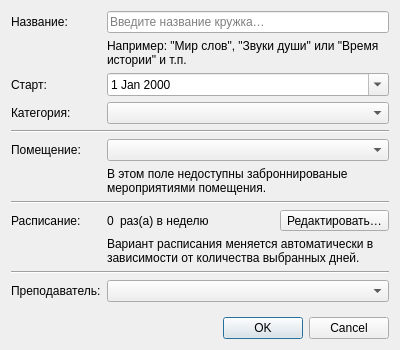
<?xml version="1.0" encoding="UTF-8"?>
<ui version="4.0">
 <class>Dialog</class>
 <widget class="QDialog" name="Dialog">
  <property name="geometry">
   <rect>
    <x>0</x>
    <y>0</y>
    <width>400</width>
    <height>350</height>
   </rect>
  </property>
  <property name="windowTitle">
   <string>Регистрация секции</string>
  </property>
  <layout class="QVBoxLayout" name="verticalLayout">
   <item>
    <layout class="QFormLayout" name="formLayout_2">
     <item row="0" column="0">
      <widget class="QLabel" name="label_5">
       <property name="text">
        <string>Название:</string>
       </property>
      </widget>
     </item>
     <item row="0" column="1">
      <widget class="QLineEdit" name="lineEdit">
       <property name="maxLength">
        <number>256</number>
       </property>
       <property name="placeholderText">
        <string>Введите название кружка…</string>
       </property>
       <property name="clearButtonEnabled">
        <bool>true</bool>
       </property>
      </widget>
     </item>
     <item row="1" column="1">
      <widget class="QLabel" name="label_12">
       <property name="text">
        <string>Например: &quot;Мир слов&quot;, &quot;Звуки души&quot; или &quot;Время истории&quot; и т.п.</string>
       </property>
       <property name="wordWrap">
        <bool>true</bool>
       </property>
      </widget>
     </item>
     <item row="2" column="0">
      <widget class="QLabel" name="label_8">
       <property name="text">
        <string>Старт:</string>
       </property>
      </widget>
     </item>
     <item row="2" column="1">
      <widget class="QDateEdit" name="dateEdit">
       <property name="calendarPopup">
        <bool>true</bool>
       </property>
      </widget>
     </item>
     <item row="3" column="0">
      <widget class="QLabel" name="label_6">
       <property name="text">
        <string>Категория:</string>
       </property>
      </widget>
     </item>
     <item row="3" column="1">
      <widget class="QComboBox" name="comboBox">
       <property name="placeholderText">
        <string>Не выбрано</string>
       </property>
      </widget>
     </item>
     <item row="5" column="0">
      <widget class="QLabel" name="label_11">
       <property name="text">
        <string>Помещение:</string>
       </property>
      </widget>
     </item>
     <item row="5" column="1">
      <widget class="QComboBox" name="comboBox_3">
       <property name="placeholderText">
        <string>Не выбрано</string>
       </property>
      </widget>
     </item>
     <item row="8" column="0">
      <widget class="QLabel" name="label">
       <property name="text">
        <string>Расписание:</string>
       </property>
      </widget>
     </item>
     <item row="8" column="1">
      <layout class="QHBoxLayout" name="horizontalLayout">
       <item>
        <widget class="QLabel" name="label_3">
         <property name="text">
          <string>0</string>
         </property>
        </widget>
       </item>
       <item>
        <widget class="QLabel" name="label_10">
         <property name="text">
          <string>раз(а) в неделю</string>
         </property>
        </widget>
       </item>
       <item>
        <spacer name="horizontalSpacer">
         <property name="orientation">
          <enum>Qt::Horizontal</enum>
         </property>
         <property name="sizeHint" stdset="0">
          <size>
           <width>40</width>
           <height>20</height>
          </size>
         </property>
        </spacer>
       </item>
       <item>
        <widget class="QToolButton" name="toolButton">
         <property name="text">
          <string>Редактировать…</string>
         </property>
        </widget>
       </item>
      </layout>
     </item>
     <item row="9" column="1">
      <widget class="QLabel" name="label_13">
       <property name="text">
        <string>Вариант расписания меняется автоматически в зависимости от количества выбранных дней.</string>
       </property>
       <property name="wordWrap">
        <bool>true</bool>
       </property>
      </widget>
     </item>
     <item row="11" column="0">
      <widget class="QLabel" name="label_7">
       <property name="text">
        <string>Преподаватель:</string>
       </property>
      </widget>
     </item>
     <item row="11" column="1">
      <widget class="QComboBox" name="comboBox_2">
       <property name="placeholderText">
        <string>Не выбрано</string>
       </property>
      </widget>
     </item>
     <item row="6" column="1">
      <widget class="QLabel" name="label_2">
       <property name="text">
        <string>В этом поле недоступны заброннированые мероприятиями помещения.</string>
       </property>
       <property name="wordWrap">
        <bool>true</bool>
       </property>
      </widget>
     </item>
     <item row="7" column="0" colspan="2">
      <widget class="Line" name="line">
       <property name="orientation">
        <enum>Qt::Horizontal</enum>
       </property>
      </widget>
     </item>
     <item row="10" column="0" colspan="2">
      <widget class="Line" name="line_2">
       <property name="orientation">
        <enum>Qt::Horizontal</enum>
       </property>
      </widget>
     </item>
     <item row="4" column="0" colspan="2">
      <widget class="Line" name="line_4">
       <property name="orientation">
        <enum>Qt::Horizontal</enum>
       </property>
      </widget>
     </item>
    </layout>
   </item>
   <item>
    <spacer name="verticalSpacer">
     <property name="orientation">
      <enum>Qt::Vertical</enum>
     </property>
     <property name="sizeHint" stdset="0">
      <size>
       <width>20</width>
       <height>40</height>
      </size>
     </property>
    </spacer>
   </item>
   <item>
    <widget class="QDialogButtonBox" name="buttonBox">
     <property name="orientation">
      <enum>Qt::Horizontal</enum>
     </property>
     <property name="standardButtons">
      <set>QDialogButtonBox::Cancel|QDialogButtonBox::Ok</set>
     </property>
    </widget>
   </item>
  </layout>
 </widget>
 <resources/>
 <connections>
  <connection>
   <sender>buttonBox</sender>
   <signal>accepted()</signal>
   <receiver>Dialog</receiver>
   <slot>accept()</slot>
   <hints>
    <hint type="sourcelabel">
     <x>248</x>
     <y>254</y>
    </hint>
    <hint type="destinationlabel">
     <x>157</x>
     <y>274</y>
    </hint>
   </hints>
  </connection>
  <connection>
   <sender>buttonBox</sender>
   <signal>rejected()</signal>
   <receiver>Dialog</receiver>
   <slot>reject()</slot>
   <hints>
    <hint type="sourcelabel">
     <x>316</x>
     <y>260</y>
    </hint>
    <hint type="destinationlabel">
     <x>286</x>
     <y>274</y>
    </hint>
   </hints>
  </connection>
 </connections>
</ui>
